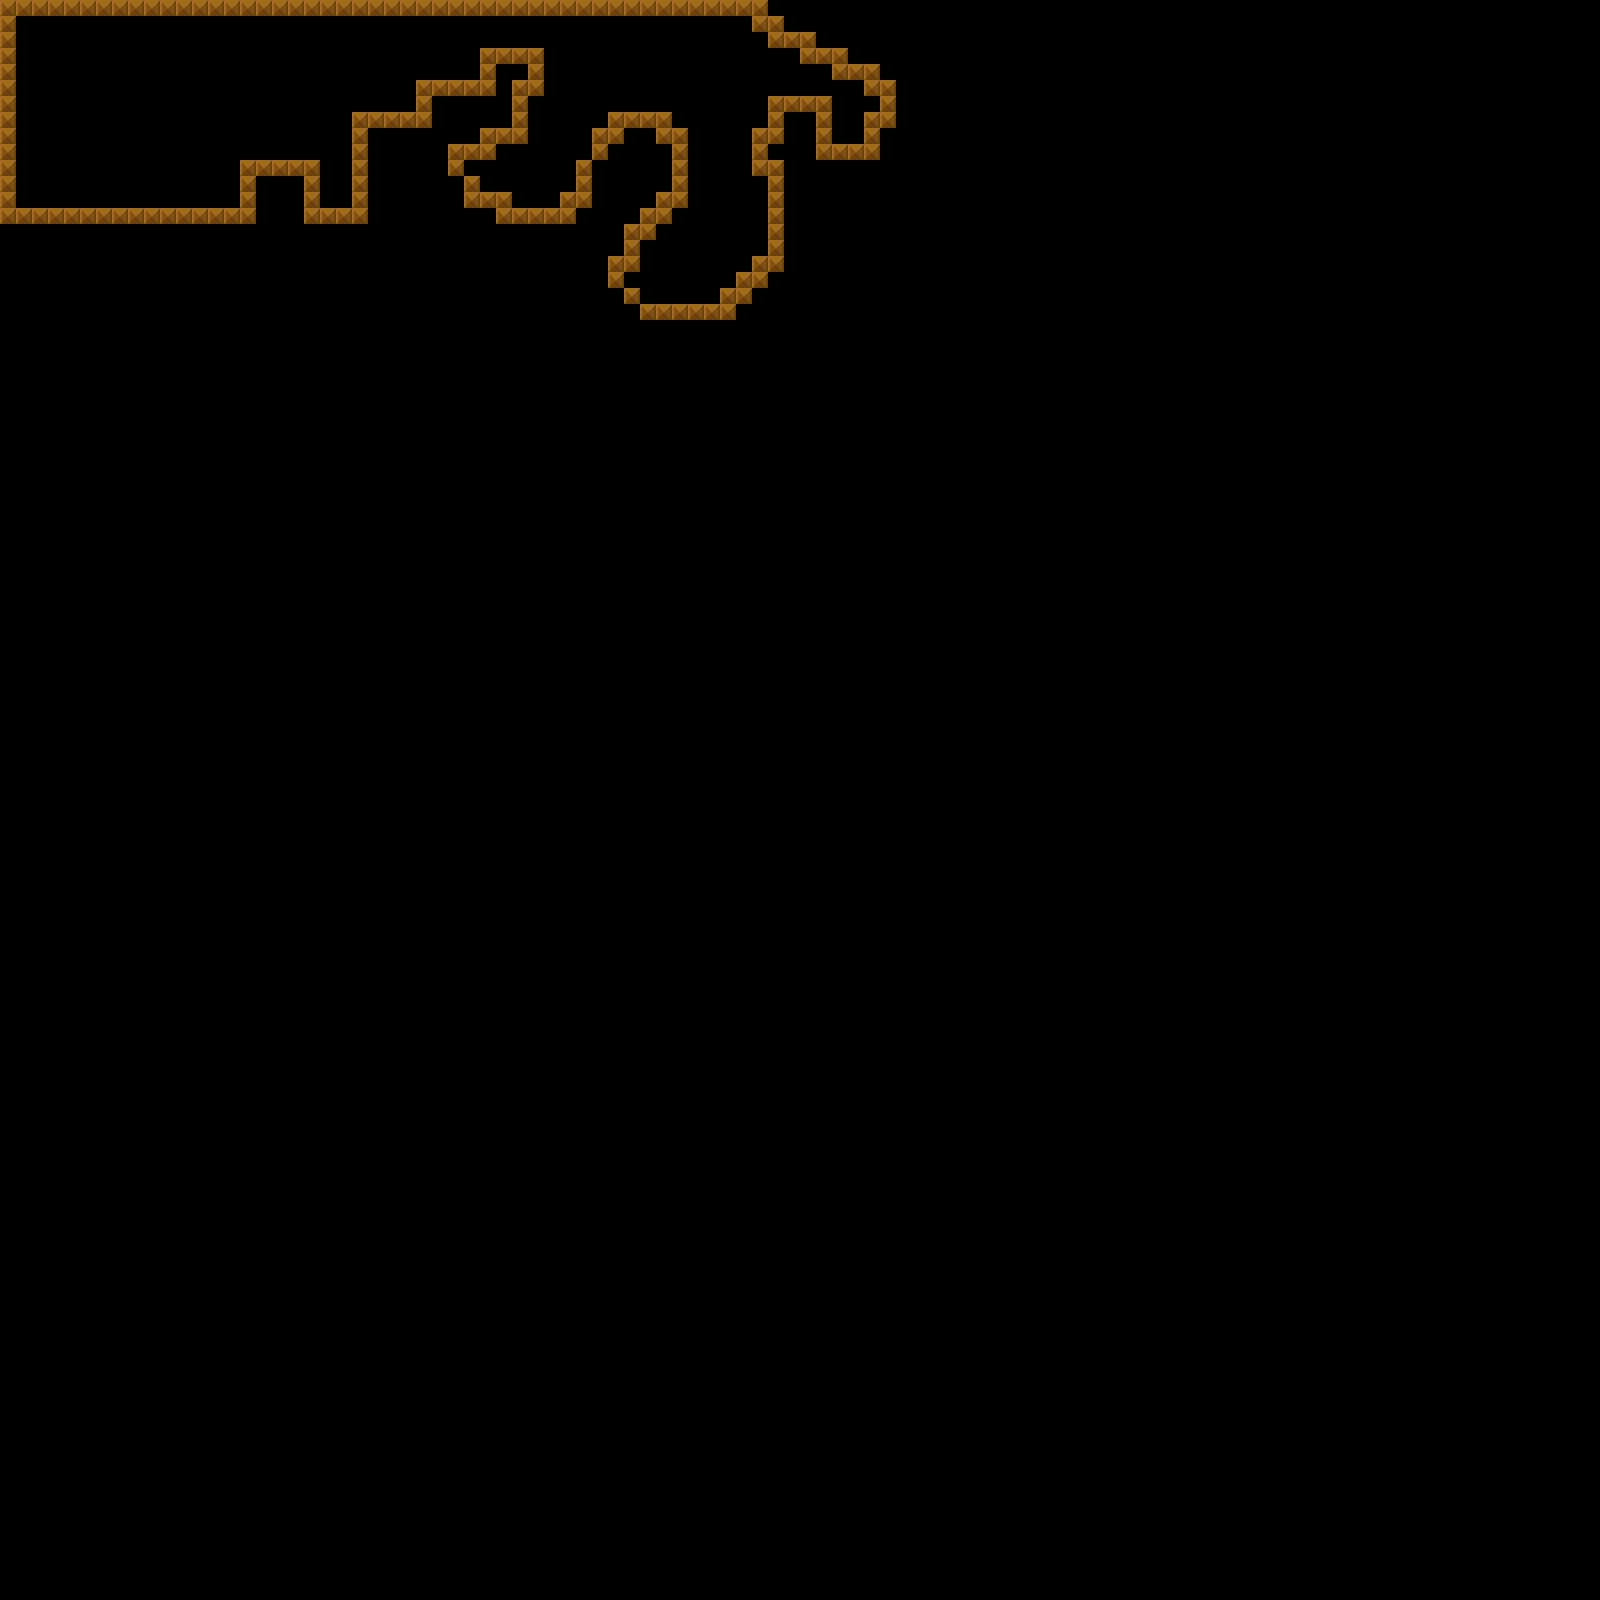

The image is a tile-based game level rendered from a .tmx file. Its description and source (layers, tilesets, objects; grid data summarised) follow:
An orthogonal 100x100 tile map with 16x16 px tiles, 1 tile layer (Tile Layer 1) and 4 objects.

<map version="1.0" orientation="orthogonal" width="100" height="100" tilewidth="16" tileheight="16">
 <tileset firstgid="1" name="ninja" tilewidth="16" tileheight="16">
  <image source="ninja.png" width="160" height="112" />
 </tileset>
 <layer name="Tile Layer 1" width="100" height="100">
  <data>[10000 cells, 208 non-empty, 1 distinct tile ids]</data>
 </layer>
 <objectgroup name="lasse" width="100" height="100">
  <object x="48" y="48" width="128" height="64" />
  <object x="272" y="80" />
  <object x="384" y="48" />
  <object x="640" y="80" />
 </objectgroup>
</map>
